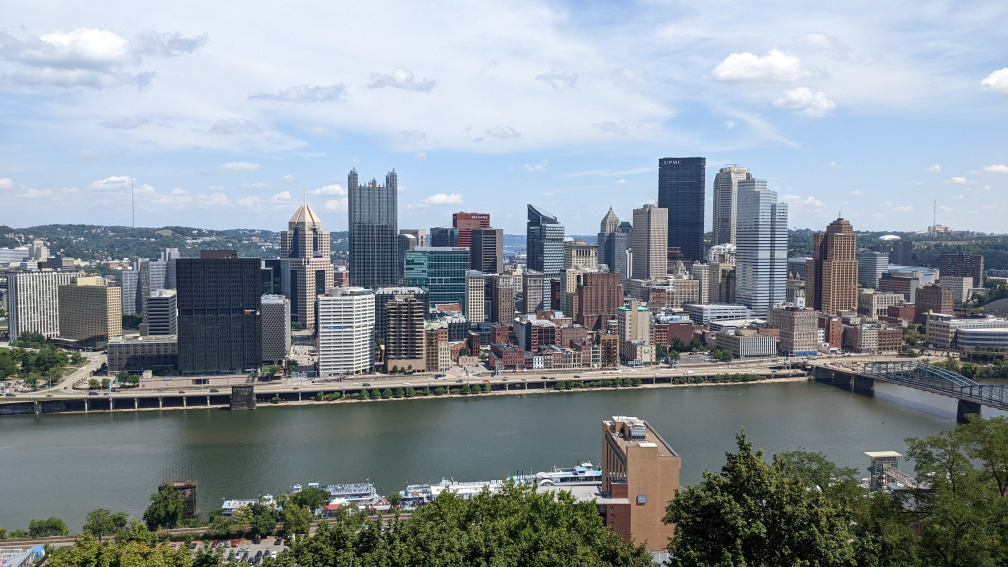
#> input picture datasets/pittsburgh/rgb_0003.jpg, 4032 x 2268 px (shown at 1/4 size); its folder holds 4 pictures in this run
$ jupyter execute --allow-errors pivproject2022_task2_plus.ipynb
#> lines starting #> are read from the running program, lines starting #| are printed output that depends on the picture
[cell 1]
import numpy as np
import cv2
import glob
import os
import zipfile as zf
import pickle
from pathlib import Path
import random
import math
import scipy.ndimage
import scipy.io
import matplotlib.pyplot as plt
import matplotlib.image as img
import sys
from PIL import Image

# global variables:
MIN_MATCH_COUNT = 24 # minimum number of matches required
MAX_ITER = 5000 # number of iterations in ransac
NUM_MATCH = 100 # total number of matches that we want to subsample from different locations of the image.
                # For every region in the image analysed, if it contains at least a descriptor, and
                # if the number of descriptors subsampled is fixed to N = 1, there will be 500 matches.
                # Nevertheless, some regions of the image can have no descriptors, so the total number of matches will be reduced.
                # For solving this, we can sample N > 1 descriptors from the regions of the image analysed

threshold_error = 4 # threshold error for points to be considered inliers, when performing ransac

[cell 2]
# [87 lines left out: function match_features, not called in this run]

[cell 3]
# [70 lines left out: function siftMatch, not called in this run]

[cell 4]
# [47 lines left out: function FitHomography, not called in this run]

[cell 5]
# [26 lines left out: function get_errors, not called in this run]

[cell 6]
# [49 lines left out: function GetHomographyRANSAC, not called in this run]

[cell 7]
# [55 lines left out: function compute_H_wrt_reference, not called in this run]

[cell 8]
# [40 lines left out: function Check_Homography, not called in this run]

[cell 9]
# [72 lines left out: function get_blank_canvas, not called in this run]

[cell 10]
# [57 lines left out: function image_warping, not called in this run]

[cell 11]
# [30 lines left out: function alpha_channel, not called in this run]

[cell 12]
# [64 lines left out: function blending, not called in this run]

[cell 13]
def pivproject2022_task2_plus(ref_image, path_to_input_folder, path_to_output_folder, extract_sift, subsampling, cv2WarpPerspective, feathering):
    """
  Compute the homographies between images in a directory and a reference image

    ref_image: integer with index number of the frame that will be the reference
    image. First image is index=1. Ideally, the one in the middle of the sequence
    of input images so that there is less distortion resulting mosaic.

    path_to_input_folder: string with the path to the input folder, where input images
                           and keypoints are stored. Images are named rgb_number.jpg
                           (or rgb_number.png) and corresponding keypoints are named
                           rgbsift_number.mat


    path_to_output_folder: string with the path where homographies with respect to the reference
    image are stored

  """
#> called with ref_image = 3, path_to_input_folder = 'pittsburgh', path_to_output_folder = 'Output_folder_pittsburgh', extract_sift = 0, subsampling = 1, cv2WarpPerspective = 1, feathering = 0

    # Check if path_to_input_folder was passed. If not, "No_path" is assigned
    if not('path_to_input_folder' in locals()):
        path_to_input_folder = "No_path";

    # Check if output directory exists. If not, output directory is created
    if not(os.path.isdir(path_to_output_folder)):
        os.mkdir(path_to_output_folder)

    # Get input rgb images
    rgb_paths = []
    sift_paths = []

    for im_path in glob.glob(path_to_input_folder+'/*.jpg'):
        rgb_paths.append(im_path)

    if len(rgb_paths) == 0:
        print('ERROR: In the specified path there aren\'t image input files')
        return

    else:
        #Ordering the rgb_paths array, in such a way that consecutive frames follow
        #each other
        image_paths = sorted(rgb_paths)

    if not(extract_sift):
        print('Searching for sift .mat files')

        for im_path in glob.glob(path_to_input_folder+'/*.mat'):
            sift_paths.append(im_path)

            if len(sift_paths) != 0:

                sift_paths_ordered = sorted(sift_paths)

            else:
                extract_sift = True
                print('In the specified path there aren\'t sift input files. Thus, a sift function will be used to extract matching points')

    # Get Reference image
    try:
        reference_image = img.imread(image_paths[ref_image - 1])
#> reference_image is the input picture: shape (2268, 4032, 3); mean R, G, B 137, 146, 152.4

    except:
        print('ERROR: The index for the reference image is out of bounds. Please select an index between 1 and %d' % (len(rgb_paths)))
        return

    H_all = {}

    # compute homography matrices between adjacent input images. Homography matrices
    # between adjacent input images are then stored in a cell array H_all.

    for i in range(len(image_paths)-1):
        image_1_path = image_paths[i]
        image_2_path = image_paths[i+1]

        print("Processing {} & {}".format(image_1_path, image_2_path))

        image_1 = img.imread(image_1_path)
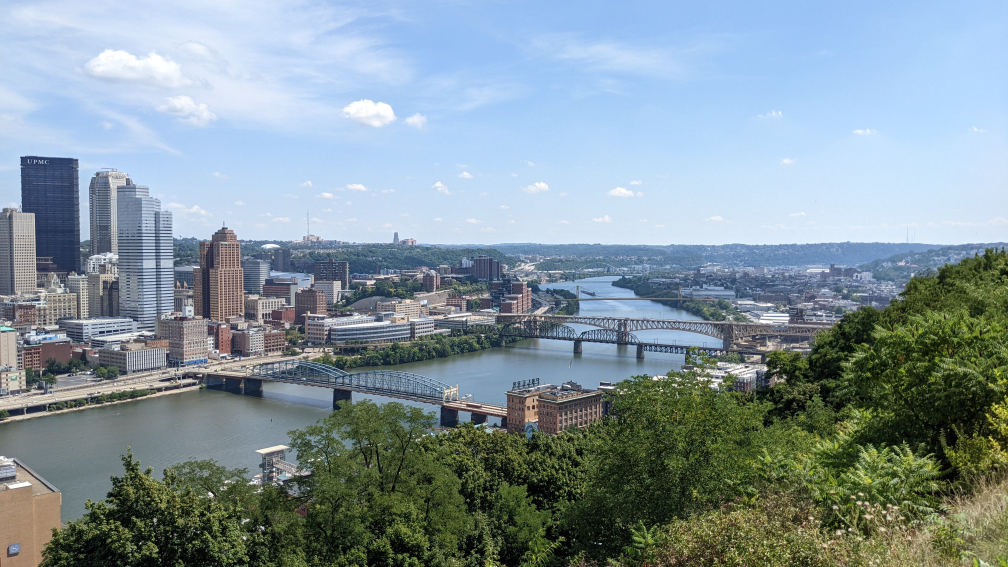
#> input picture datasets/pittsburgh/rgb_0001.jpg, 4032 x 2268 px (shown at 1/4 size)
#> image_1 is the input picture: shape (2268, 4032, 3); mean R, G, B 131.4, 148.3, 155.2
        image_2 = img.imread(image_2_path)
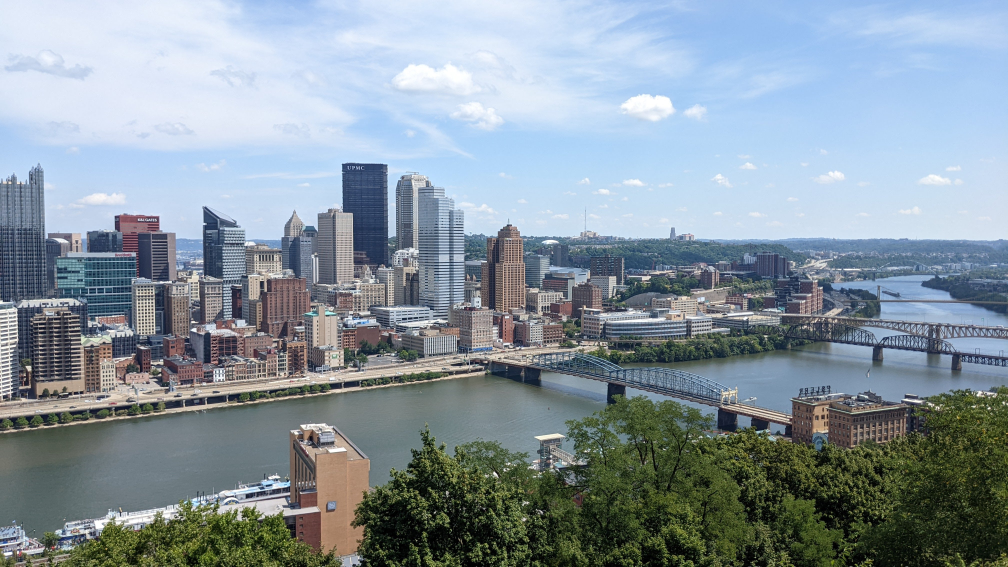
#> input picture datasets/pittsburgh/rgb_0002.jpg, 4032 x 2268 px (shown at 1/4 size)
#> image_2 is the input picture: shape (2268, 4032, 3); mean R, G, B 135.2, 148.7, 158

        if extract_sift:
            sift_path1 = None
            sift_path2 = None

        else:
            sift_path1 = sift_paths_ordered[i]
            sift_path2 = sift_paths_ordered[i+1]

        key = 'H{}{}'.format(i, i+1)

        #try:
            # coordinates of the matches between image and template
        m_coords_img, m_coords_temp = siftMatch(image_1, image_2, sift_path2, sift_path1, N = 4)
        match_coords = np.append(m_coords_img, m_coords_temp, axis = 1)
        #except:
         #   print('ERROR: check format of directory, as OpenCV only accepts ASCII characters for image paths')
         #   return

        try:
            threshold_error = 4

            H_all[key] = GetHomographyRANSAC(match_coords)

        except:
            print('ERROR: RANSAC failed to compute homography. Check if there are enough matching keypoints.')


    # Compute new homographies H_map that map every other image *directly* to
    # the reference image
    H_map = compute_H_wrt_reference(H_all, ref_image)


    H_warp = {} # cell array that will contain the reasonable homographies between images and reference image,
                # so that only these images are warped

    ind_image_warp = [] # list that will contain the index of the images that will be warped

    for i in range(len(H_map)):
        key = "H{}{}".format(i, ref_image-1)
        H = H_map[key]

        print("image "+str(i))
        print("np.linalg.det(H):", np.linalg.det(H))
        print("np.linalg.cond(H[0:2, 0:2]):", np.linalg.cond(H[0:2, 0:2]))

        #H = Check_Homography(H)

        if np.array_equal(H, np.zeros((3,3))):
            print("H{}{} is not reasonable".format(i, ref_image-1))
        else:
            print("H{}{} is reasonable".format(i, ref_image-1))
            H_warp[key] = H
            ind_image_warp.append(i)

        # saving homographies with respect to the reference image
        file_name = os.path.split(image_paths[i])[1]
        H_output_path = path_to_output_folder + '/' + 'H_' + file_name[4:8] + '.mat'
        scipy.io.savemat(H_output_path, {'H':H})

    canvas_img, offset = get_blank_canvas(H_warp, ind_image_warp, image_paths, ref_image)

    panorama_height, panorama_width, _ = canvas_img.shape

    # cell array that contains warped input images on the output canvas panorama
    warped_images = {}

    for i in range(len(H_warp)):
        ind_image = ind_image_warp[i]

        key = "H{}{}".format(ind_image, ref_image-1)
        H = H_warp[key]

        image = cv2.imread(image_paths[ind_image])

        if cv2WarpPerspective:
            # Combine homography with the translation offset vector
            translation_mat = np.array([[1, 0, -offset[0]], [0, 1, -offset[1]], [0, 0, 1]])
            H = np.dot(translation_mat, H)
            warped_images[i] = cv2.warpPerspective(image, H, (canvas_img.shape[1], canvas_img.shape[0]), flags = cv2.INTER_NEAREST)

        else:
            warped_images[i] = image_warping(panorama_height, panorama_width, offset, H, image)

    # Initialize output image to black (0)
    panorama_image = np.zeros((panorama_height, panorama_width,3))

    panorama_image = warped_images[0]

    for i in range(1,len(warped_images)):
        panorama_image = blending(np.float32(panorama_image), np.float32(warped_images[i]))

    plt.title("Panorama")
    plt.imshow(panorama_image)
    plt.show()

    image_output_path = path_to_output_folder + '/mosaic_' + str(ref_image) + '.png'
    cv2.imwrite(image_output_path, panorama_image)
